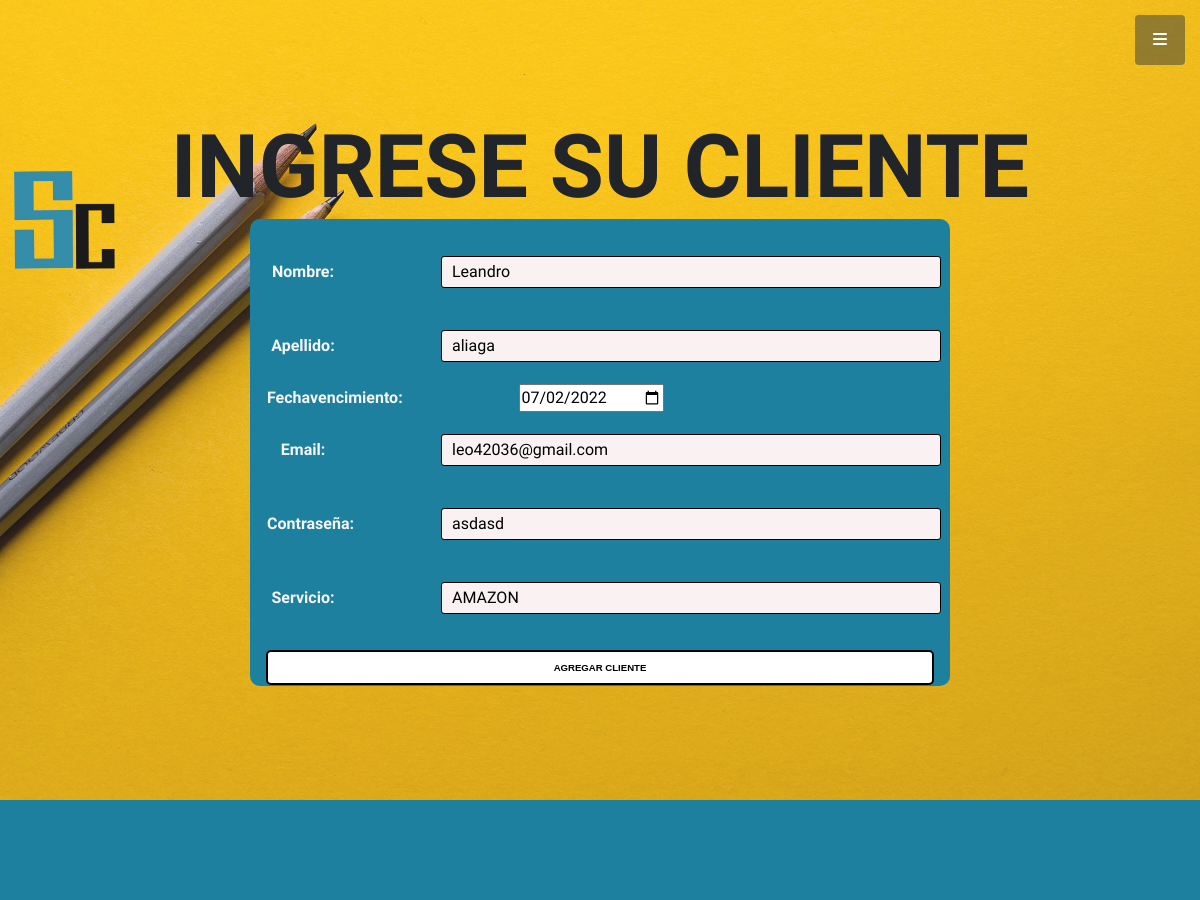
Page /editar_cliente/33 (signed in, upper part) on the earlier database version.
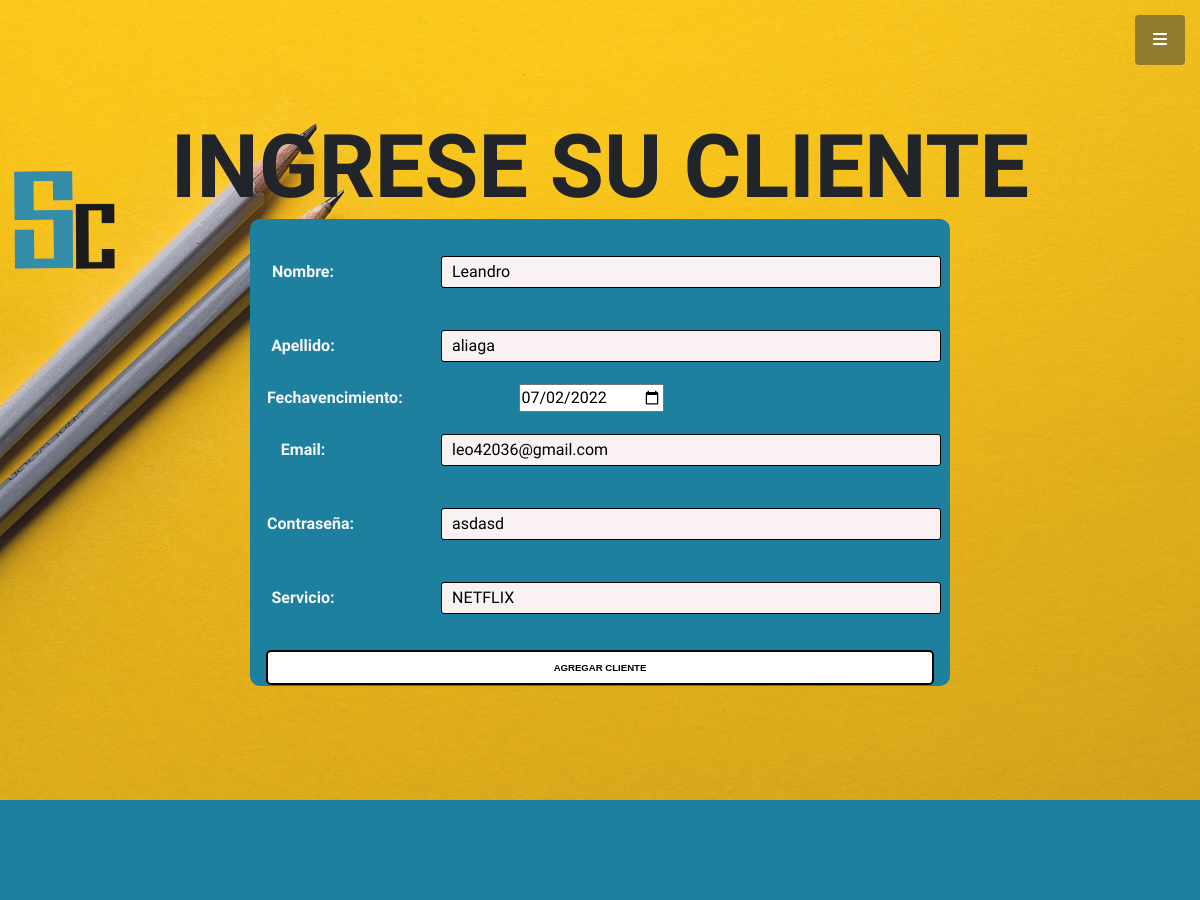
Same page on the later database version.
### clientes/models.py (models this page shows, shortened)
class Cliente(models.Model):
    nombre = models.CharField(max_length=30)
    apellido = models.CharField(max_length=30)
    fechaVencimiento = models.DateField()
    email = models.EmailField(max_length=254)
    contraseña = models.CharField(max_length=30)
    servicio = models.CharField(max_length=30)

### clientes/views.py (the view)
# urls.py: path("editar_cliente/<id>", views.editar_cliente, name ="editarCliente"),
@login_required
def editar_cliente(request, id):
    cliente = Cliente.objects.get(id=id)
    if request.method == 'POST':
        formulario_cliente = Cliente_formulario(request.POST)
        if formulario_cliente.is_valid():
            informacion = formulario_cliente.cleaned_data
            cliente.nombre = informacion['nombre']
            cliente.apellido = informacion['apellido']
            cliente.fechaVencimiento = informacion['fechaVencimiento']
            cliente.email = informacion['email']
            cliente.contraseña = informacion['contraseña']
            cliente.servicio = informacion['servicio']
            cliente.save()
            return render(request, 'clientes/inicio.html' , {'mensaje': 'CLIENTE EDITADO EXITOSAMENTE'})
    else:
        formulario_cliente = Cliente_formulario(initial={'nombre': cliente.nombre, 'apellido': cliente.apellido, 'fechaVencimiento': cliente.fechaVencimiento, 'email': cliente.email, 'contraseña': cliente.contraseña, 'servicio': cliente.servicio})
    return render(request, 'clientes/clientes_template.html', {'formulario_clientes': formulario_cliente})

### clientes/forms.py (shortened to what this page needs)
class Cliente_formulario(forms.Form):
    nombre = forms.CharField(max_length=30)
    apellido = forms.CharField(max_length=30)
    fechaVencimiento = forms.DateField(widget=DateInput)
    email = forms.EmailField(max_length=254)
    contraseña = forms.CharField(max_length=30)
    servicio = forms.CharField(max_length=30)

### Templates/clientes/clientes_template.html (shortened to what this page needs)
{% extends "clientes/padre.html"  %}
{% load static %}
{% block formulario %}
<h1>INGRESE SU CLIENTE</h1>
<section class = "formulario" style = color:#f6f6f6>
    <form action="" method="POST">{% csrf_token %}
    <table >
     {{ formulario_clientes.as_table }}
    </table>
    <input class = "boton", type="submit", value="AGREGAR CLIENTE">
    </form>
</section>
{% endblock %}

Differences in the rows shown:
changed Cliente "Leandro": servicio "AMAZON" → "NETFLIX"
